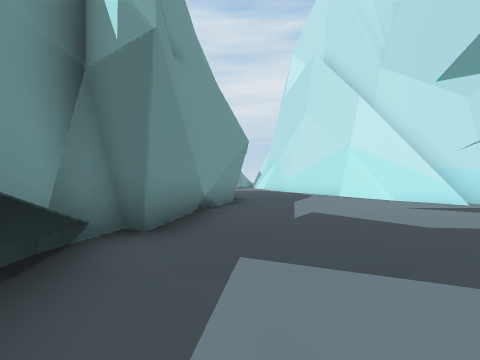
View 1 (above)

16 first-person views from a walk through a scene from a Unity 3-D project. The camera is 1.2 m above the floor, looks level and sees 80° across. The floor is counted in squares, 1.8 m on a side. Each view is taken from the middle of a square. On the plan, view 1 faces up. The plan holds only what a view shows up to about 9 squares ahead; the rest is blank. The place goes on beyond the plan. The player character is not drawn.

View 2
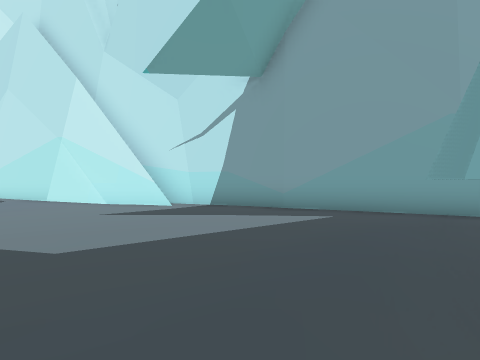

View 3
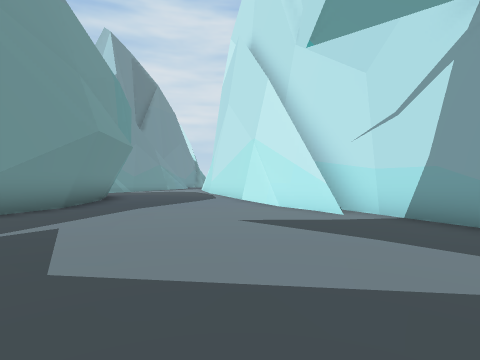

View 4
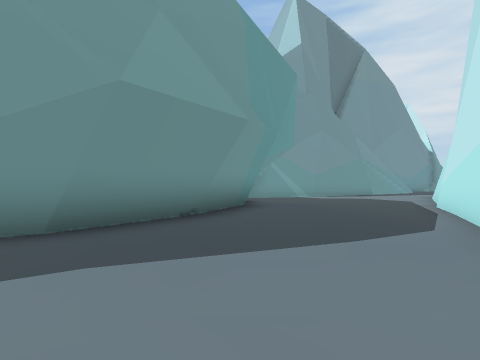

View 5
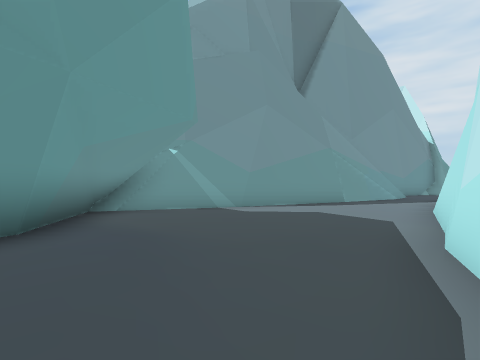

View 6
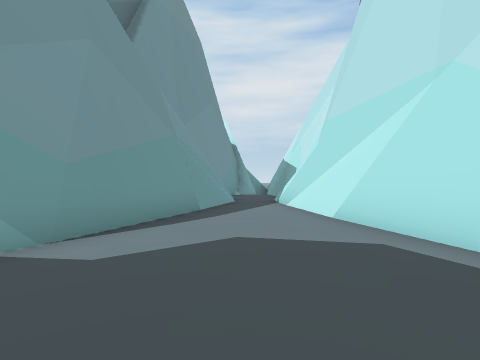

View 7
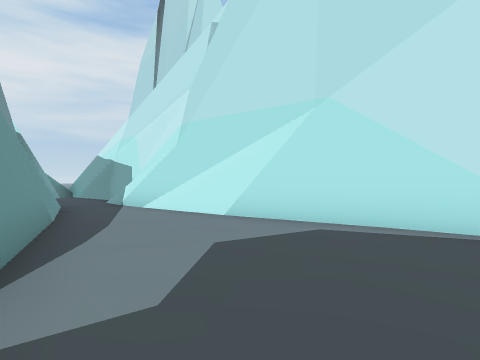

View 8
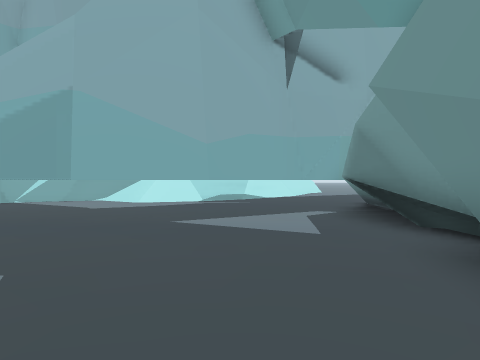

View 9
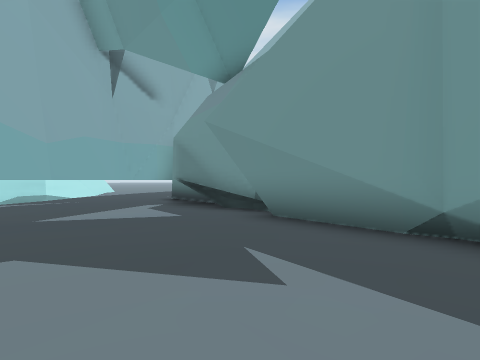

View 10
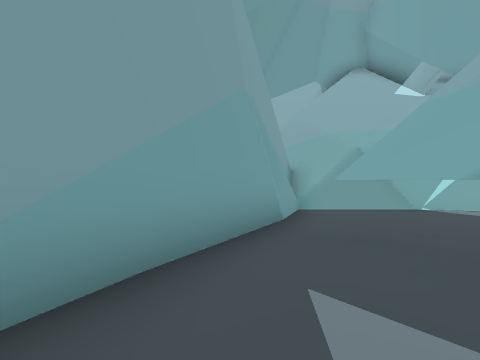

View 11
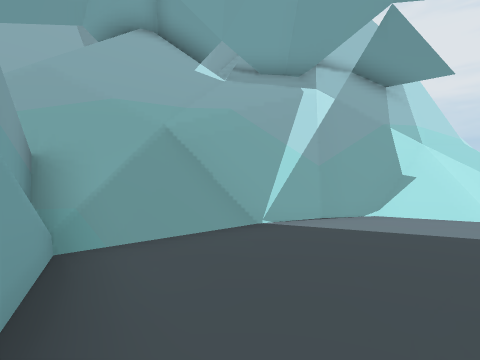

View 12
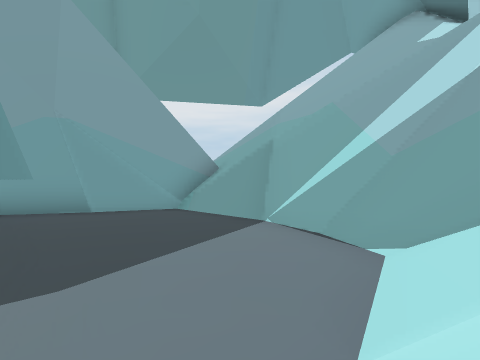

View 13
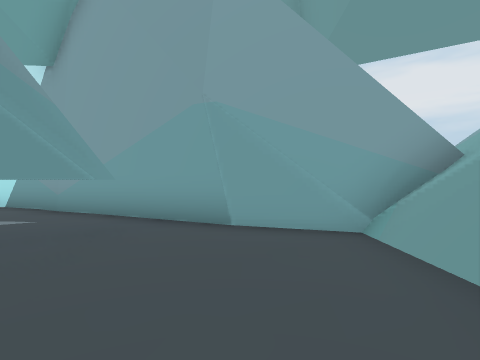

View 14
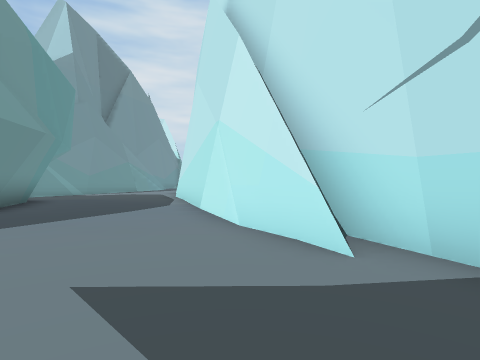

View 15
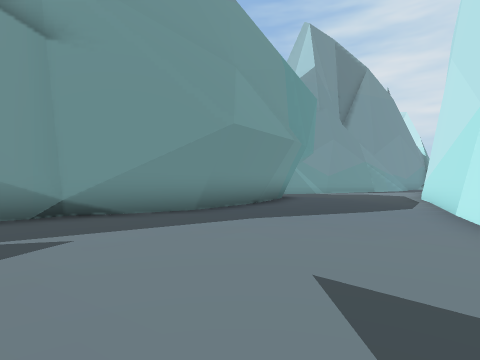

View 16
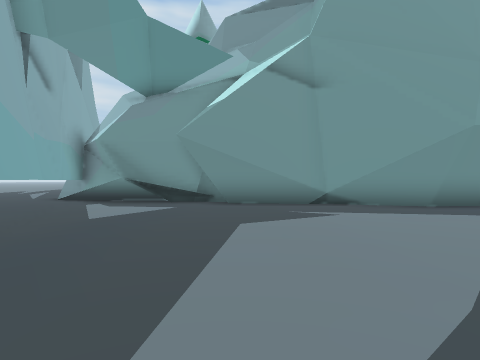

### Floor plan
Key: @ floor where view 1 was taken; # wall or solid block; . main floor; : floor 6 m higher than the main floor; / step, stairs or slope; = window, fence, low wall or low ledge; ^ raised ledge; T thing the floor can be seen under or through.
Columns run from 4 left of view 1 to 12 right of it. Each row starts with its distance up from view 1.
 25    #=##
 24    #=##
 23    #..#
 22    #..#
 21   ##..#
 20   #...#
 19   #...#
 18  ##...##
 17  #.....#
 16 ##.....#
 15 ##.....##
 14  ###....#
 13    #....#
 12    ##...##
 11     #....#
 10     #....##
  9     #....###
  8    ##.....##
  7    #.......#
  6    #.......##
  5    #........#
  4   ##........##
  3   ##.........#
  2   #.......TT.#
  1   ##...TTTTT.##
  0   #.@#TT T ...#
 -1   ####  T....##//
 -2        .....##///
 -3        ///####///
 -4       ///### ///
 -5       //###/////#
 -6      //#^##:///##
 -7      /#  #######

Positions as (right, up) in squares from view 1, and headings:
1: (0, 0), facing up
2: (2, 1), facing up-right
3: (4, 2), facing up
4: (4, 8), facing up-left
5: (3, 13), facing up-left
6: (0, 15), facing up
7: (-2, 16), facing up-right
8: (1, 6), facing down
9: (3, 7), facing down-left
10: (6, 5), facing down-right
11: (8, 2), facing down
12: (3, -2), facing right
13: (6, -2), facing up-right
14: (5, 5), facing up
15: (5, 5), facing up-left
16: (7, 4), facing left
